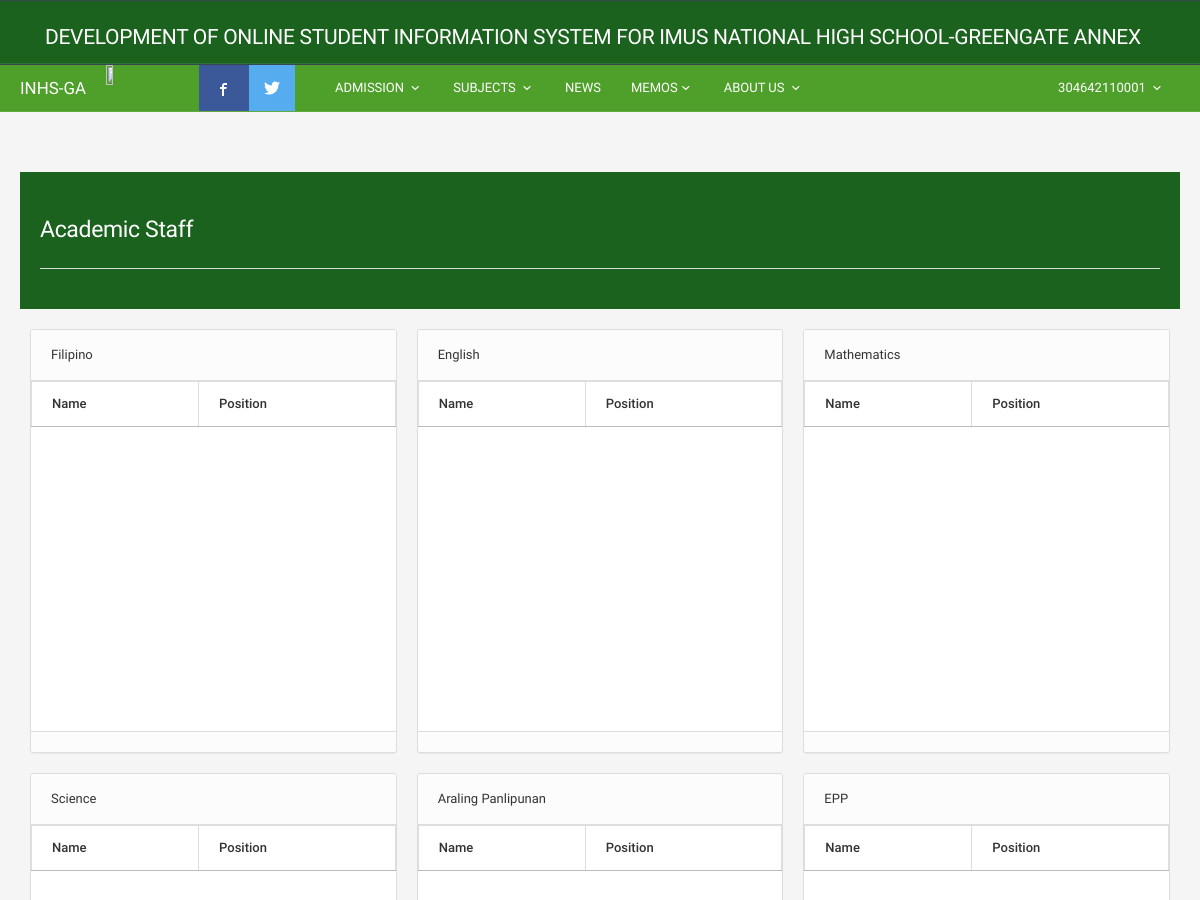
Before: /index?page=list_of_subject_by_faculty (signed in, upper part) with the older database file.
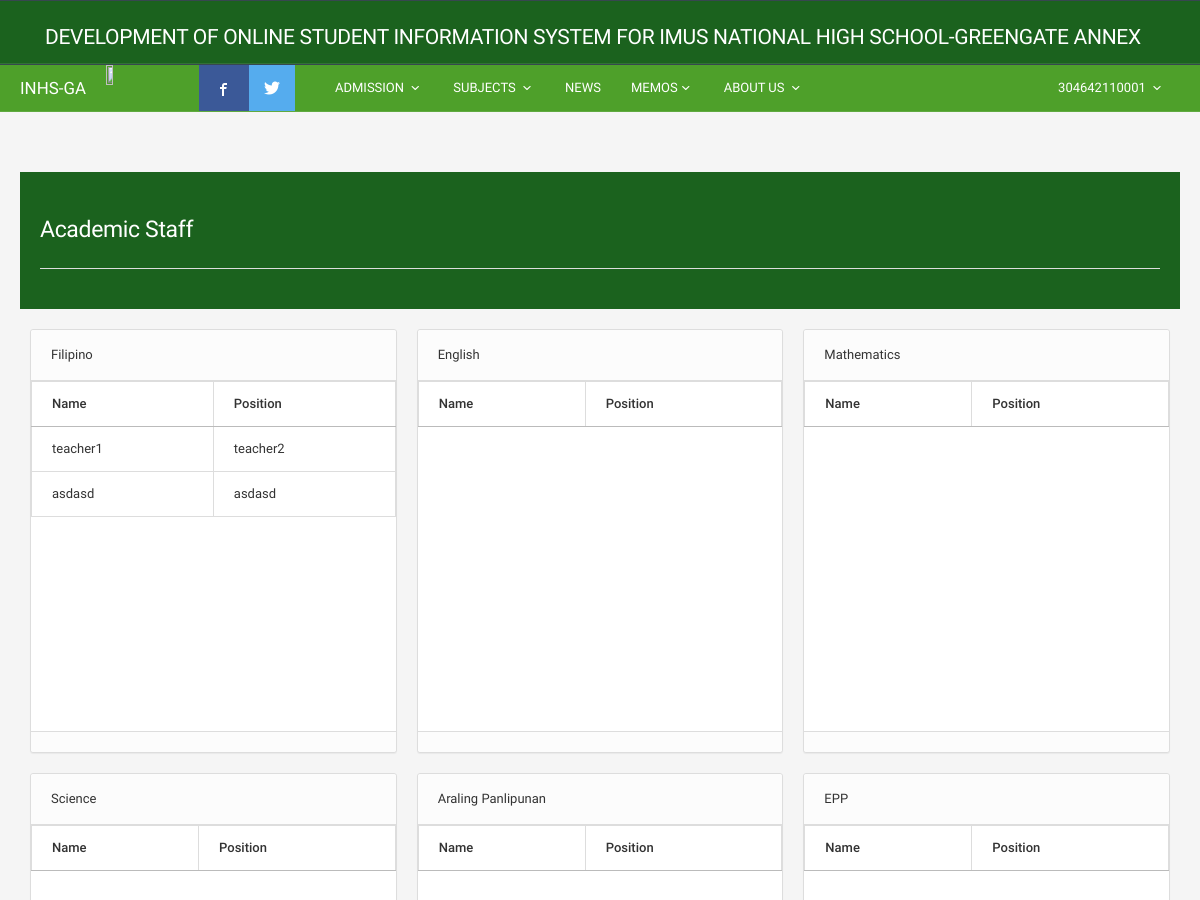
After: the same page with the newer database file.
### tables this page shows
CREATE TABLE `subject` (
  `subject_ID` int(11) UNSIGNED NOT NULL,
  `subject_code` varchar(85) DEFAULT NULL,
  `subject_TItle` varchar(85) DEFAULT NULL,
  `Abbreviation` varchar(85) DEFAULT NULL
);

CREATE TABLE `acad_staff` (
  `acs_ID` int(11) NOT NULL,
  `name` varchar(85) DEFAULT NULL,
  `position` varchar(85) DEFAULT NULL,
  `subject_ID` int(11) DEFAULT NULL
);

### index-content-list_of_subject_by_faculty.php (the view)
<?php
	include('dbconfig.php');
?>
<div  style="width: auto; padding: 20px;background-color: #1b621e;  color: white;">
<h2>Academic Staff</h2>
<hr>
</div>
<br>
<?php
			$query = mysqli_query($con,"SELECT * FROM `subject`");
			if (mysqli_num_rows($query) > 0)
			{
			   while ($rows = mysqli_fetch_assoc($query)) {
			   	 $subject_TItle = $rows['subject_TItle'];
			   	  	 $subject_ID = $rows['subject_ID'];
			   	 $sql = "SELECT * FROM `acad_staff` WHERE `subject_ID`  = $subject_ID"	 ;
			   	 	$query1 = mysqli_query($con,$sql);
			   	?>
					<div class="col-sm-4">
						<div class="panel panel-default">
						  <div class="panel-heading"><?php echo $subject_TItle?> </div>
						  <div class="panel-body" style="padding: 0px; min-height: 350px;">
						  	<table class="table table-bordered">
						  		<thead>
						  		<th>Name</th>
						  		<th>Position</th>
						  		</thead>
						  		<tbody>
						  			<?php
						  			  while ($rows1 = mysqli_fetch_assoc($query1)) {
						  			  	?>
						  			  	<tr>
						  				<td><?php echo $rows1["name"]?> </td>
						  				<td><?php echo $rows1["position"]?> </td>
						  			</tr>
						  			  	<?php
						  			  }
						  			?>
						  		</tbody>
						  	</table>
						</div>
						<div class="panel-footer" style="padding: 10px;">
						</div>
						</div>
					</div>
					<?php
			   }
			}
?>

Changed rows visible on the page:
added acad_staff: name "teacher1", position "teacher2", shown under subject "Filipino"
added acad_staff: name "asdasd", position "asdasd", shown under subject "Filipino"
